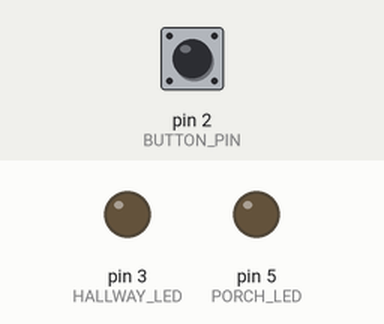
Recording of a sketch running on a simulated Arduino Uno, built with avr-gcc and run on an emulated ATmega328P. On the bench: output pins drawn as LEDs (lit = HIGH). Inputs (shaded band) come from the test bench; at power-on: pin 2 (BUTTON_PIN) HIGH.

Above: at 1.2 s.
1.3 s: pin 2 (BUTTON_PIN) pulled LOW for 0.15 s
At 2.4 s:
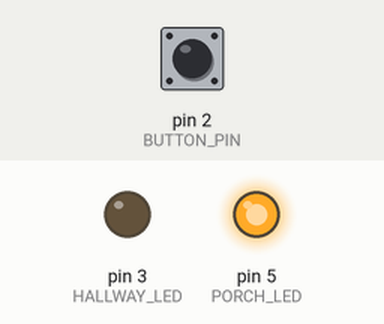
At 32.4 s:
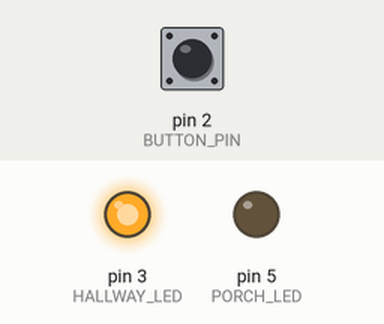
Timing chart, 0 to 32.8 s (numbered marks = the images above; inputs shaded):
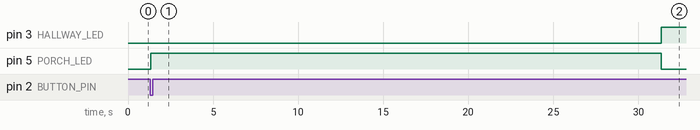

The sketch:

1.1Lights_ON.ino
```cpp
#define BUTTON_PIN  2
#define PORCH_LED   5
#define HALLWAY_LED 3

void setupPins() {
  pinMode(PORCH_LED,   OUTPUT);
  pinMode(HALLWAY_LED, OUTPUT);
  pinMode(BUTTON_PIN,  INPUT_PULLUP);
}

bool isButtonPressed() {
  return digitalRead(BUTTON_PIN) == LOW;
}

void activatePorchLight() {
  digitalWrite(PORCH_LED, HIGH);
  delay(30000);
  digitalWrite(PORCH_LED, LOW);
}

void activateHallwayLight() {
  digitalWrite(HALLWAY_LED, HIGH);
  delay(60000);
  digitalWrite(HALLWAY_LED, LOW);
}

void setup() {
  setupPins();
}

void loop() {
  if (isButtonPressed()) {
    delay(50);
    activatePorchLight();
    activateHallwayLight();
  }
}
```

Measured:
- after the input at 1.3 s, pin 3 (HALLWAY_LED): LOW → HIGH after 30.1 s; pin 5 (PORCH_LED): LOW → HIGH after 0.05 s, → LOW 30.0 s later
